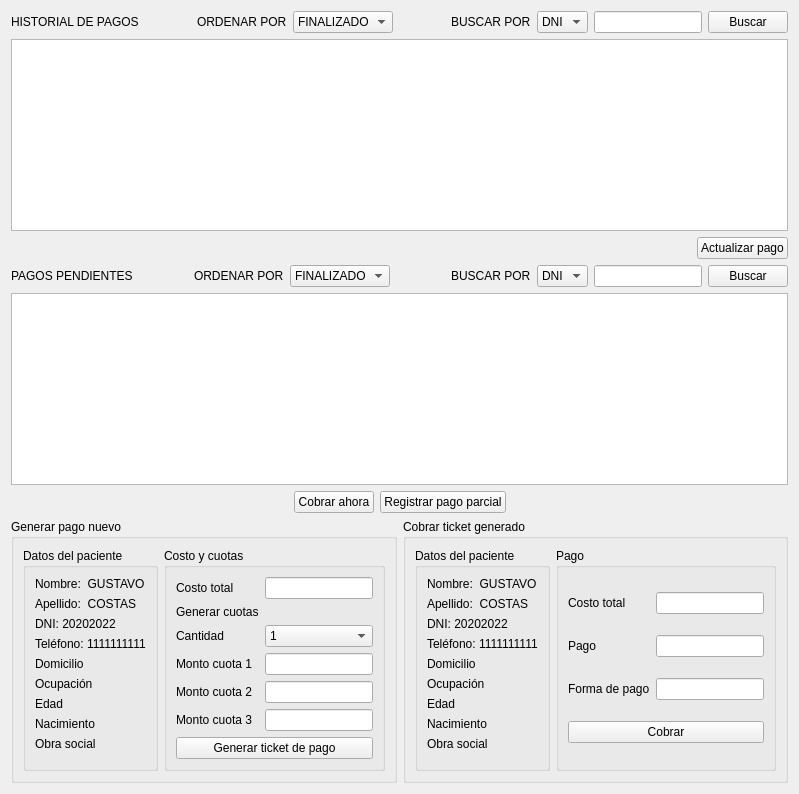
         <widget class="QWidget" name="pagePagos">
          <layout class="QVBoxLayout" name="pagosLayout">
          <item>
           <layout class="QHBoxLayout" name="historialTopControls">
            <item><widget class="QLabel" name="labelHistorialTitulo"><property name="text"><string>HISTORIAL DE PAGOS</string></property></widget></item>
            <item><spacer name="spacerHistorialLeft"><property name="orientation"><enum>Qt::Orientation::Horizontal</enum></property><property name="sizeHint" stdset="0"><size><width>40</width><height>20</height></size></property></spacer></item>
            <item><widget class="QLabel" name="labelOrdenarHistorial"><property name="text"><string>ORDENAR POR</string></property></widget></item>
            <item><widget class="QComboBox" name="comboOrdenHistorial"><item><property name="text"><string>FINALIZADO</string></property></item></widget></item>
            <item><spacer name="spacerHistorialMid"><property name="orientation"><enum>Qt::Orientation::Horizontal</enum></property><property name="sizeHint" stdset="0"><size><width>20</width><height>20</height></size></property></spacer></item>
            <item><widget class="QLabel" name="labelBuscarPorHistorial"><property name="text"><string>BUSCAR POR</string></property></widget></item>
            <item><widget class="QComboBox" name="comboBuscarHistorial"><item><property name="text"><string>DNI</string></property></item></widget></item>
            <item><widget class="QLineEdit" name="editBuscarHistorial"/></item>
            <item><widget class="QPushButton" name="btnBuscarHistorial"><property name="text"><string>Buscar</string></property></widget></item>
           </layout>
          </item>
          <item>
           <widget class="QTableWidget" name="tableHistorialPagos"/>
          </item>
          <item>
           <layout class="QHBoxLayout" name="historialActions">
            <item><spacer name="spacerHistorialActions"><property name="orientation"><enum>Qt::Orientation::Horizontal</enum></property><property name="sizeHint" stdset="0"><size><width>40</width><height>20</height></size></property></spacer></item>
            <item><widget class="QPushButton" name="btnActualizarPago"><property name="text"><string>Actualizar pago</string></property></widget></item>
           </layout>
          </item>
          <item>
           <layout class="QHBoxLayout" name="pendientesTopControls">
            <item><widget class="QLabel" name="labelPagosPendientes"><property name="text"><string>PAGOS PENDIENTES</string></property></widget></item>
            <item><spacer name="spacerPendLeft"><property name="orientation"><enum>Qt::Orientation::Horizontal</enum></property><property name="sizeHint" stdset="0"><size><width>40</width><height>20</height></size></property></spacer></item>
            <item><widget class="QLabel" name="labelOrdenarPend"><property name="text"><string>ORDENAR POR</string></property></widget></item>
            <item><widget class="QComboBox" name="comboOrdenPend"><item><property name="text"><string>FINALIZADO</string></property></item></widget></item>
            <item><spacer name="spacerPendMid"><property name="orientation"><enum>Qt::Orientation::Horizontal</enum></property><property name="sizeHint" stdset="0"><size><width>20</width><height>20</height></size></property></spacer></item>
            <item><widget class="QLabel" name="labelBuscarPorPend"><property name="text"><string>BUSCAR POR</string></property></widget></item>
            <item><widget class="QComboBox" name="comboBuscarPend"><item><property name="text"><string>DNI</string></property></item></widget></item>
            <item><widget class="QLineEdit" name="editBuscarPend"/></item>
            <item><widget class="QPushButton" name="btnBuscarPend"><property name="text"><string>Buscar</string></property></widget></item>
           </layout>
          </item>
          <item>
           <widget class="QTableWidget" name="tablePagosPendientes"/>
          </item>
          <item>
           <layout class="QHBoxLayout" name="pendientesActions">
            <item><spacer name="spacerPendActionsLeft"><property name="orientation"><enum>Qt::Orientation::Horizontal</enum></property><property name="sizeHint" stdset="0"><size><width>40</width><height>20</height></size></property></spacer></item>
            <item><widget class="QPushButton" name="btnCobrarAhora"><property name="text"><string>Cobrar ahora</string></property></widget></item>
            <item><widget class="QPushButton" name="btnRegistrarPagoParcial"><property name="text"><string>Registrar pago parcial</string></property></widget></item>
            <item><spacer name="spacerPendActionsRight"><property name="orientation"><enum>Qt::Orientation::Horizontal</enum></property><property name="sizeHint" stdset="0"><size><width>40</width><height>20</height></size></property></spacer></item>
           </layout>
          </item>
          <item>
           <layout class="QHBoxLayout" name="pagosBottomLayout">
            <item>
             <widget class="QGroupBox" name="groupGenerarPago">
              <property name="title">
               <string>Generar pago nuevo</string>
              </property>
              <layout class="QHBoxLayout" name="gridGenerarPago">
               <item>
                <widget class="QGroupBox" name="groupDatosPacientePago">
                 <property name="title"><string>Datos del paciente</string></property>
                 <layout class="QFormLayout" name="formDatosPacientePago">
                  <item row="0" column="0"><widget class="QLabel" name="lblPPNombre"><property name="text"><string>Nombre:  GUSTAVO</string></property></widget></item>
                  <item row="1" column="0"><widget class="QLabel" name="lblPPApellido"><property name="text"><string>Apellido:  COSTAS</string></property></widget></item>
                  <item row="2" column="0"><widget class="QLabel" name="lblPPDni"><property name="text"><string>DNI: 20202022</string></property></widget></item>
                  <item row="3" column="0"><widget class="QLabel" name="lblPPTel"><property name="text"><string>Teléfono: 1111111111</string></property></widget></item>
                  <item row="4" column="0"><widget class="QLabel" name="lblPPDom"><property name="text"><string>Domicilio</string></property></widget></item>
                  <item row="5" column="0"><widget class="QLabel" name="lblPPOcup"><property name="text"><string>Ocupación</string></property></widget></item>
                  <item row="6" column="0"><widget class="QLabel" name="lblPPEdad"><property name="text"><string>Edad</string></property></widget></item>
                  <item row="7" column="0"><widget class="QLabel" name="lblPPNac"><property name="text"><string>Nacimiento</string></property></widget></item>
                  <item row="8" column="0"><widget class="QLabel" name="lblPPObra"><property name="text"><string>Obra social</string></property></widget></item>
                 </layout>
                </widget>
               </item>
               <item>
                <widget class="QGroupBox" name="groupCostoCuotas">
                 <property name="title"><string>Costo y cuotas</string></property>
                 <layout class="QGridLayout" name="gridCostoCuotas">
                  <item row="0" column="0"><widget class="QLabel" name="labelCostoTotal"><property name="text"><string>Costo total</string></property></widget></item>
                  <item row="0" column="1"><widget class="QLineEdit" name="editCostoTotal"/></item>
                  <item row="1" column="0"><widget class="QLabel" name="labelGenerarCuotas"><property name="text"><string>Generar cuotas</string></property></widget></item>
                  <item row="2" column="0"><widget class="QLabel" name="labelCantidadCuotas"><property name="text"><string>Cantidad</string></property></widget></item>
                  <item row="2" column="1"><widget class="QComboBox" name="comboCantidadCuotas"><item><property name="text"><string>1</string></property></item><item><property name="text"><string>2</string></property></item><item><property name="text"><string>3</string></property></item></widget></item>
                  <item row="3" column="0"><widget class="QLabel" name="labelMonto1Pago"><property name="text"><string>Monto cuota 1</string></property></widget></item>
                  <item row="3" column="1"><widget class="QLineEdit" name="editMontoCuota1"/></item>
                  <item row="4" column="0"><widget class="QLabel" name="labelMonto2Pago"><property name="text"><string>Monto cuota 2</string></property></widget></item>
                  <item row="4" column="1"><widget class="QLineEdit" name="editMontoCuota2"/></item>
                  <item row="5" column="0"><widget class="QLabel" name="labelMonto3Pago"><property name="text"><string>Monto cuota 3</string></property></widget></item>
                  <item row="5" column="1"><widget class="QLineEdit" name="editMontoCuota3"/></item>
                  <item row="6" column="0" colspan="2"><widget class="QPushButton" name="btnGenerarTicket"><property name="text"><string>Generar ticket de pago</string></property></widget></item>
                 </layout>
                </widget>
               </item>
              </layout>
             </widget>
            </item>
            <item>
             <widget class="QGroupBox" name="groupCobrarTicket">
              <property name="title">
               <string>Cobrar ticket generado</string>
      </property>
              <layout class="QHBoxLayout" name="gridCobrarTicket">
               <item>
                <widget class="QGroupBox" name="groupDatosCobro">
                 <property name="title"><string>Datos del paciente</string></property>
                 <layout class="QFormLayout" name="formDatosCobro">
                  <item row="0" column="0"><widget class="QLabel" name="lblCPNombre"><property name="text"><string>Nombre:  GUSTAVO</string></property></widget></item>
                  <item row="1" column="0"><widget class="QLabel" name="lblCPApellido"><property name="text"><string>Apellido:  COSTAS</string></property></widget></item>
                  <item row="2" column="0"><widget class="QLabel" name="lblCPDni"><property name="text"><string>DNI: 20202022</string></property></widget></item>
                  <item row="3" column="0"><widget class="QLabel" name="lblCPTel"><property name="text"><string>Teléfono: 1111111111</string></property></widget></item>
                  <item row="4" column="0"><widget class="QLabel" name="lblCPDom"><property name="text"><string>Domicilio</string></property></widget></item>
                  <item row="5" column="0"><widget class="QLabel" name="lblCPOcup"><property name="text"><string>Ocupación</string></property></widget></item>
                  <item row="6" column="0"><widget class="QLabel" name="lblCPEdad"><property name="text"><string>Edad</string></property></widget></item>
                  <item row="7" column="0"><widget class="QLabel" name="lblCPNac"><property name="text"><string>Nacimiento</string></property></widget></item>
                  <item row="8" column="0"><widget class="QLabel" name="lblCPObra"><property name="text"><string>Obra social</string></property></widget></item>
                 </layout>
                </widget>
               </item>
               <item>
                <widget class="QGroupBox" name="groupCobro">
                 <property name="title"><string>Pago</string></property>
                 <layout class="QGridLayout" name="gridCobro">
                  <item row="0" column="0"><widget class="QLabel" name="labelCostoTotalCobro"><property name="text"><string>Costo total</string></property></widget></item>
                  <item row="0" column="1"><widget class="QLineEdit" name="editCostoTotalCobro"/></item>
                  <item row="1" column="0"><widget class="QLabel" name="labelPago"><property name="text"><string>Pago</string></property></widget></item>
                  <item row="1" column="1"><widget class="QLineEdit" name="editPago"/></item>
                  <item row="2" column="0"><widget class="QLabel" name="labelFormaDePago"><property name="text"><string>Forma de pago</string></property></widget></item>
                  <item row="2" column="1"><widget class="QLineEdit" name="editFormaDePago"/></item>
                  <item row="3" column="0" colspan="2"><widget class="QPushButton" name="btnCobrar"><property name="text"><string>Cobrar</string></property></widget></item>
                 </layout>
                </widget>
               </item>
              </layout>
             </widget>
            </item>
           </layout>
          </item>
          </layout>
         </widget>
